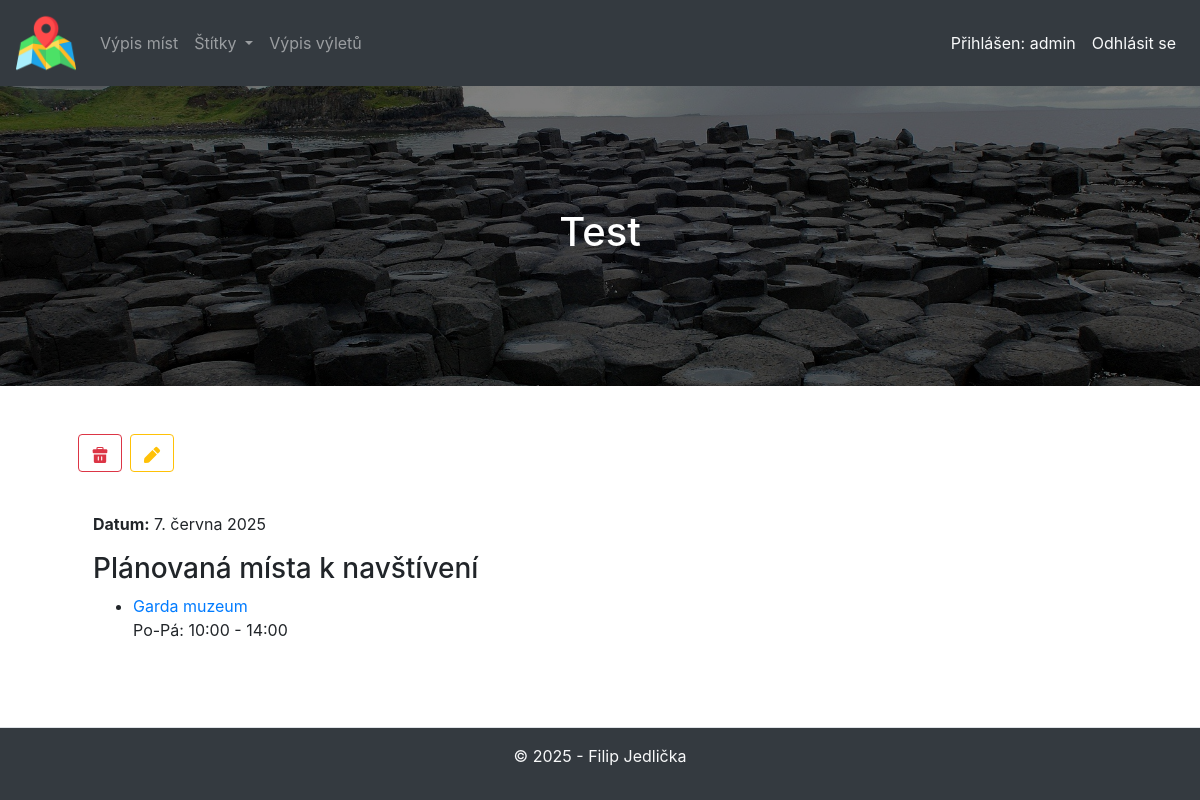
The app's page /trip/detail/test/ (signed in) with its own data.
### library/models.py (models this page shows, shortened)
class Trip(models.Model):
    user = models.ForeignKey(User, on_delete=models.CASCADE, related_name='trips')
    name = models.CharField(max_length=200, verbose_name="Název výletu", unique=True)
    slug = models.SlugField(
        max_length=200,
        verbose_name="Slug",
        blank=True,
    )
    date = models.DateField(verbose_name="Datum výletu")
    places = models.ManyToManyField('Place', related_name='trips', verbose_name="Navštívená místa", blank=True)
    class Meta:
        ordering = ['-date']
        verbose_name = 'Výlet'
        verbose_name_plural = 'Výlety'

class Place(models.Model):
    name = models.CharField(
        max_length=200,
        verbose_name="Název místa",
        help_text="Zadejte název zajímavého místa (např. St. Stephen's Green)",
        unique=True
    )
    slug = models.SlugField(
        max_length=200,
        verbose_name="Slug",
        help_text="Jedná se o URL verzi názvu místa. Ponechte prázdné pro automatické vygenerování.",
        unique = True,
        blank = True,
    )
    description = models.TextField(
        verbose_name="Popis",
        help_text="Krátký popis místa a proč stojí za návštěvu",
        null=True,
        blank=True
    )
    featured_image = models.ImageField(
        upload_to='places/featured/',
        verbose_name="Hlavní obrázek",
        help_text="Nahraj reprezentativní obrázek místa"
    )
    google_maps_url = models.URLField(
        verbose_name="Odkaz na Google Mapy",
        help_text="Zadej URL odkaz na místo na Google mapách",
        max_length=500,
        blank=True,
        null=True,
    )
    tags = models.ManyToManyField(
        'Tag',
        verbose_name="Štítky",
        help_text="Vyber odpovídající štítky pro místo (např. park, galerie)",
        blank = True
    )
    opening_hours = models.TextField(
        verbose_name="Otevírací doba",
        help_text="Uveď běžné otevírací hodiny místa",
        blank=True,
        null=True
    )
    class Meta:
        ordering = ('name',)
        verbose_name = 'Místo'
        verbose_name_plural = 'Místa'

### library/views.py (the view)
# urls.py: path('trip/detail/<slug:slug>/', views.trip_detail, name='trip_detail'),
@login_required
def trip_detail(request, slug):
    trip = get_object_or_404(Trip, slug=slug, user=request.user)
    return render(request, 'trip_detail.html', {'trip': trip, 'page_title': trip.name})

### core/context_processors.py (called while the page is built)
def all_tags(request):
    return {'all_tags': Tag.objects.all()}

### library/templates/trip_detail.html
{% extends "base.html" %}
{% block content %}
<div class="btn-group mb-3" role="group" aria-label="Basic example">
    <a href="{% url 'trip_edit' trip.slug %}?next={{ request.get_full_path }}" class="mr-2"><button type="button" class="btn btn-outline-danger icon delete">{% include 'icons/delete.html' %}</button></a>
    <a href="{% url 'trip_edit' trip.slug %}"><button type="button" class="btn btn-outline-warning icon edit">{% include 'icons/edit.html' %}</button></a>
</div>
<div class="container mt-4">
  <p><strong>Datum:</strong> {{ trip.date }}</p>
  <h3>Plánovaná místa k navštívení</h3>
  {% if trip.places.all %}
    <ul>
      {% for place in trip.places.all %}
        <li><a href="{% url 'place_detail' place.slug %}">{{ place.name }}</a><br>{{ place.opening_hours }}</li>
      {% endfor %}
    </ul>
  {% else %}
    <p>Žádná místa zatím nejsou přidána.</p>
  {% endif %}
</div>
{% endblock %}

### library/templates/blocks/header.html (shortened to what this page needs)
{% load static %}
<nav class="navbar navbar-expand-sm navbar-dark bg-dark">
  <a class="navbar-brand text-light" href="{% url 'index' %}">
    <img class="logo" src="{% static 'img/logo.png' %}" alt="Školní knihovna">
  </a>
  <div class="collapse navbar-collapse" id="collapsibleNavId">
    <ul class="navbar-nav mr-auto mt-2 mt-lg-0">
      <li class="nav-item">
        <a class="nav-link" href="{% url 'places' %}">Výpis míst<span class="sr-only">(current)</span></a>
      </li>
      <li class="nav-item dropdown">
        <a class="nav-link dropdown-toggle" href="#" id="navbarDropdownMenuLink" data-toggle="dropdown" aria-haspopup="true" aria-expanded="false">
          Štítky
        </a>
      </li>
    {% if user.is_authenticated %}
      <li class="nav-item">
          <a class="nav-link" href="{% url 'trips' %}">Výpis výletů<span class="sr-only">(current)</span></a>
      </li>
    {% endif %}
    </ul>
    <ul class="navbar-nav ml-auto">
      {% if user.is_authenticated %}
        <li class="nav-item">
          <span class="nav-link text-light">Přihlášen: {{ user.username }}</span>
        </li>
        <li class="nav-item">
          <form method="post" action="{% url 'logout' %}" class="nav-link">
              <button type="submit" class="nav-link btn btn-link text-light p-0 m-0" style="border: none;">Odhlásit se</button>
            </form>
        </li>
      {% else %}
        <li class="nav-item">
            <a class="nav-link" href="{% url 'login' %}">Přihlásit se</a>
        </li>
      {% endif %}
    </ul>
  </div>
</nav>
{% if hero_image %}
<header class="p-5 text-center bg-light hero" style="background-image: url('{{ hero_image.url }}')">
{% else %}
    <header class="p-5 text-center bg-light hero" style="background-image: url('{% static 'img/header.jpg' %}')">
{% endif %}
    <h1>{{ page_title }}</h1>
</header>

### library/static/css/styles.css (style rules this page uses)
.logo { height: 60px; }
body { min-height: 100vh; display: flex; flex-direction: column; }
.hero { position: relative; background-size: cover; background-position: center; color: white; display: flex; align-items: center; justify-content: center; min-height: 300px; overflow: hidden; }
.hero::before { content: ''; position: absolute; top: 0; left: 0; width: 100%; height: 100%; background: rgba(0, 0, 0, 0.5); z-index: 1; }
.hero h1 { position: relative; z-index: 2; }

### records on screen
Trip: name "Test", date "7. června 2025"
Place: name "Garda muzeum", opening_hours "Po-Pá: 10:00 - 14:00"

### other values on screen
{{ user.username }} "admin"
